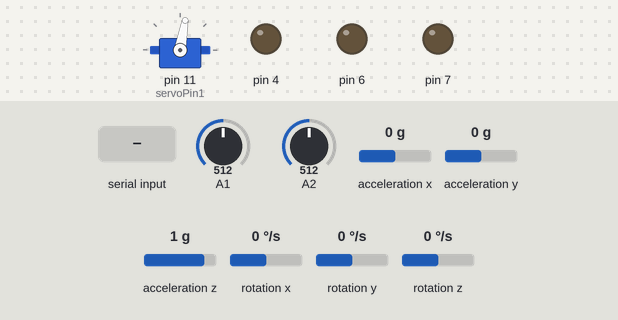
A sketch run on a simulated Arduino Uno, built with avr-gcc and run on an emulated ATmega328P. Parts: servo, output pins drawn as LEDs (lit = HIGH). Wiring (inferred from the names in the program): MPU-6050 motion sensor at I2C address 0x68. Inputs (shaded band) come from the test bench; at power-on: A1 = 512, A2 = 512, acceleration x 0 g, acceleration y 0 g, acceleration z 1 g, rotation x 0 °/s, rotation y 0 °/s, rotation z 0 °/s. What the sketch prints to the serial monitor is not drawn.

Above: at 2.3 s.
2.4 s: "1" received over the second serial link
At 3.9 s:
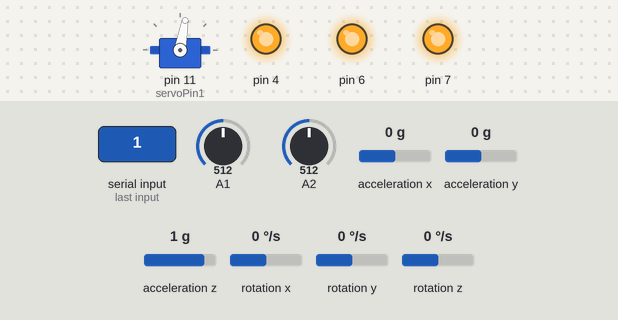
4.5 s: "3" received over the second serial link
At 7.7 s:
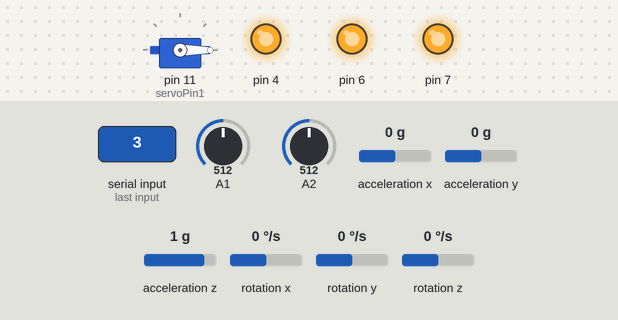
8.0 s: "2" received over the second serial link
At 10.7 s:
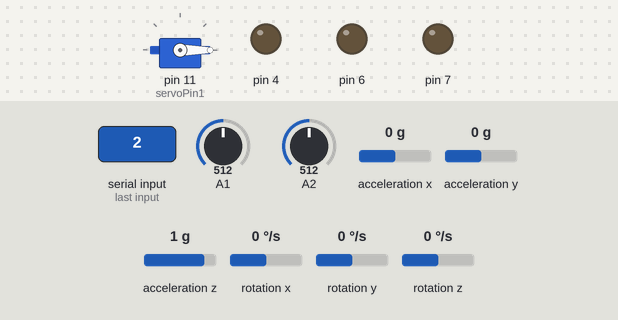
11.5 s: "4" received over the second serial link
At 14.8 s:
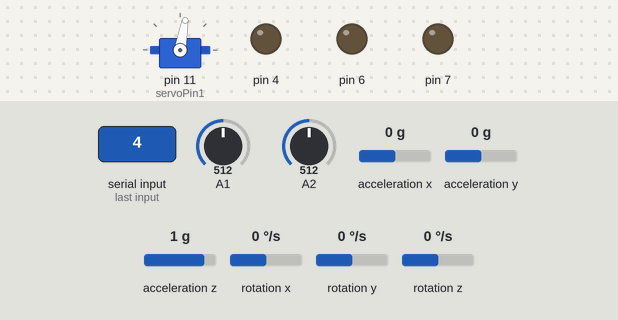
Timing chart, 0 to 16.0 s (numbered marks = the images above; inputs shaded):
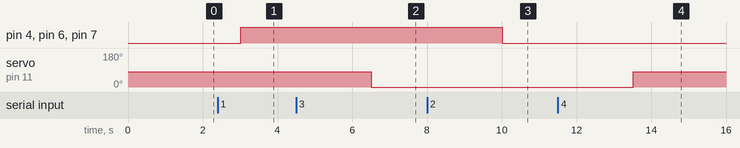

Measured:
- after the input at 2.4 s, pin 4, pin 6, pin 7: LOW → HIGH after 0.61 s
- after the input at 4.5 s, servo on pin 11 (servoPin1): 80° → 0° after 2.0 s
- after the input at 8.0 s, pin 4, pin 6, pin 7: HIGH → LOW after 2.0 s
- after the input at 11.5 s, servo on pin 11 (servoPin1): 0° → 80° after 2.0 s

The sketch:

lcd.ino
```cpp
#include <SoftwareSerial.h>
#include <Servo.h>
#include<Wire.h> //가속도 센서를 제어하기 위한 라이브러리

int16_t AcX,AcY,AcZ,Tmp,GyX,GyY,GyZ; //가속도 센서 변수 지정
const int MPU=0x68;  //MPU 6050 의 I2C 기본 주소

int flag1 = 0;
int flag2 = 0;
SoftwareSerial BTSerial(2,3);

Servo servo1;

int pos = 0;    // variable to store the servo position
const int servoPin1=11;
void setup() {

  Wire.begin();      //Wire 라이브러리 초기화
  Wire.beginTransmission(MPU); //MPU로 데이터 전송 시작
  Wire.write(0x6B);  // PWR_MGMT_1 register
  Wire.write(0);     //MPU-6050 시작 모드로
  Wire.endTransmission(true);

  BTSerial.begin(9600);
  servo1.attach(servoPin1);
  Serial.begin(9600);
  servo1.write(80);
  pinMode(4, OUTPUT);
  pinMode(7, OUTPUT);
  pinMode(6, OUTPUT);
}

void loop() {

  int rawvoltage= analogRead(A1);
  float volts= rawvoltage/205.0;
  float celsiustemp= 100.0 * volts - 50;

  int brightness = analogRead(A2);

  Serial.print(celsiustemp);
  Serial.println(" Celsius");
  Serial.print(brightness);
  Serial.println("brightness");

  Wire.beginTransmission(MPU);    //데이터 전송시작
  Wire.write(0x3B);               // register 0x3B (ACCEL_XOUT_H), 큐에 데이터 기록
  Wire.endTransmission(false);    //연결유지
  Wire.requestFrom(MPU,14,true);  //MPU에 데이터 요청
  //데이터 한 바이트 씩 읽어서 반환
  AcY=Wire.read()<<8|Wire.read();  // 0x3D (ACCEL_YOUT_H) & 0x3E (ACCEL_YOUT_L)
  // put your main code here, to run repeatedly:
  Serial.print("AcY = ");
  Serial.println(AcY); //y축 가속도 출력

  if(celsiustemp>25 && flag1==0){
    BTSerial.write("5");
  }
  if (brightness>700 && flag2==0){
    BTSerial.write("6");
  }
  if(AcY<14000){
    BTSerial.write("7");
  }
  delay(1500);

  if (BTSerial.available()){
    int command =  BTSerial.read();
    if(command == 0){ //현재 상태값 불러오기
      /*if 선풍기가 작동되있다
           BTSerial.write("1");
          else 작동안된다
            BTSerial.write("2");
          if 캐노피 온이다
          BTSerial.write("3");
          else 오프다
          BTSerial.write("4");
          */
    }
    if(command == 49){
      //여기에 선풍기작동
      //  digitalWrite(7, HIGH);
      //  digitalWrite(6, LOW);
        digitalWrite(7, HIGH);
        digitalWrite(6, HIGH);
        digitalWrite(4, HIGH);
        flag1=1;
        delay(2000);

    }
    else if(command == 50){
      //여기에 선풍기끔
      //  digitalWrite(7, HIGH);
       // digitalWrite(6, LOW);
         digitalWrite(7, LOW);
        digitalWrite(6, LOW);
        digitalWrite(4, LOW);
        flag1=0;
        delay(2000);

    }
    else if(command == 51){
      //캐노피 on
      servo1.write(0);
      flag2=1;
      delay(2000);
    }
    else if(command == 52){
      //캐노피 off
      servo1.write(80);
      flag2=0;
      delay(2000);
    }
  }
}
```
